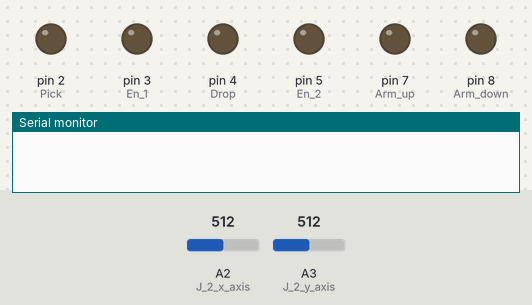
This sketch was run on a simulated Arduino Uno, built with avr-gcc and run on an emulated ATmega328P. Shown: output pins drawn as LEDs (lit = HIGH), the last lines printed to the serial monitor. Dashed ring = blinking. Inputs (shaded band) come from the test bench; at power-on: A2 (J_2_x_axis) = 512, A3 (J_2_y_axis) = 512.

Above: at 1.2 s.
1.3 s: A2 (J_2_x_axis) set to 22
2.8 s: A2 (J_2_x_axis) set to 18
At 3.1 s:
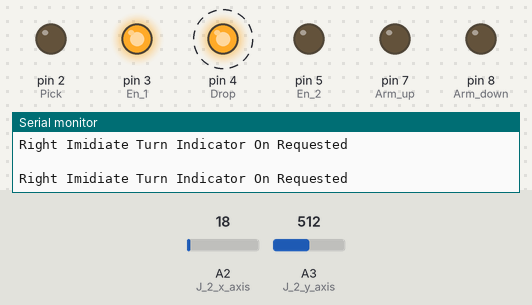
5.8 s: A3 (J_2_y_axis) set to 22
8.8 s: A3 (J_2_y_axis) set to 17
At 9.01 s:
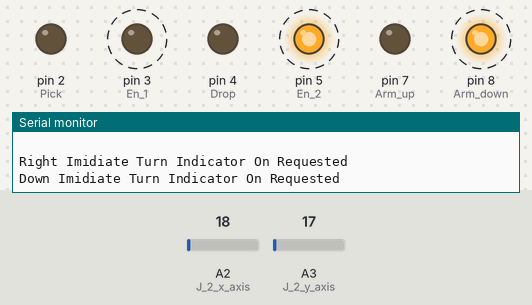
Timing chart, 0 to 12.8 s (numbered marks = the images above; inputs shaded):
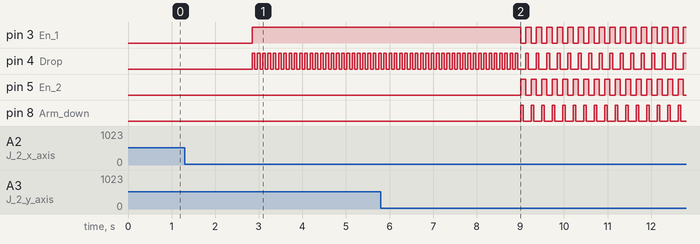

The sketch:

VCU_v01.ino
```cpp
//Pick Drop controlles
// Enable 1 works for pick and drop
int Pick=2;        // IN 1
int Drop=4;        // IN  2

//Enable 2 works for up and down
int Arm_up=7;     // IN3
int Arm_down=8;   // IN4

//Enable pins
int En_1=3;
int En_2=5;

//Input JoyPad _____2
int J_1_x_axis = A0;
int J_1_y_axis = A1;
int J_2_x_axis = A2;
int J_2_y_axis = A3;

void setup() {
  Serial.begin(9600);
pinMode(J_1_x_axis,INPUT_PULLUP);
pinMode(J_1_y_axis,INPUT_PULLUP);
pinMode(J_2_x_axis,INPUT_PULLUP);
pinMode(J_2_y_axis,INPUT_PULLUP);

//Pick & drop attrib
pinMode(Arm_up,OUTPUT);
pinMode(Arm_down,OUTPUT);
pinMode(Pick,OUTPUT);
pinMode(Drop,OUTPUT);
//Enable pins Attrib set
pinMode(En_1,OUTPUT);
pinMode(En_2,OUTPUT);
}

void loop() {
   int P_D=analogRead(J_2_x_axis);
     //Serial.println(I_T_I_in);
     int P_D_in=map(P_D, 217, 19, 0, 10);
    // Serial.println(P_D_in);

 int U_D=analogRead(J_2_y_axis);
     //Serial.println(I_T_I_in);
     int U_D_in=map(U_D, 217, 19, 0, 10);
    // Serial.println(U_D_in);

   switch (P_D_in) {
        case 0:
        //Left_turn();
        //delay(1000);
         Serial.println("Pick Imidiate Turn Indicator On Requested");
     digitalWrite(En_1,HIGH);  //Enable Channel 1
        digitalWrite(En_2,LOW);  //Enable Channel 2

        //Feed POWER to LEDs

        digitalWrite(Pick,HIGH);  // Generate on OUT 2 ----> +12v
        delay(60);
        digitalWrite(Pick,LOW);  // Generate on OUT 2 ----> +12v
        delay(60);
        break;
        case 10:
        // Right_turn();
         Serial.println("Right Imidiate Turn Indicator On Requested");
         digitalWrite(En_1,HIGH);  //Enable Channel 1
        digitalWrite(En_2,LOW);  //Enable Channel 2

        //Feed POWER to LEDs

        digitalWrite(Drop,HIGH);  // Generate on OUT 2 ----> +12v
        delay(60);
        digitalWrite(Drop,LOW);  // Generate on OUT 2 ----> +12v
        delay(60);
        break;

default:
Serial.println("  ");
}
 switch (U_D_in) {
        case 0:
        //Left_turn();
        //delay(1000);
         Serial.println("UP Imidiate Turn Indicator On Requested");
     digitalWrite(En_1,LOW);  //Enable Channel 1
        digitalWrite(En_2,HIGH);  //Enable Channel 2

        //Feed POWER to LEDs

        digitalWrite(Arm_up,HIGH);  // Generate on OUT 2 ----> +12v
        delay(60);
        digitalWrite(Arm_up,LOW);  // Generate on OUT 2 ----> +12v
        delay(60);
        break;
        case 10:
        // Right_turn();
         Serial.println("Down Imidiate Turn Indicator On Requested");
         digitalWrite(En_1,LOW);  //Enable Channel 1
        digitalWrite(En_2,HIGH);  //Enable Channel 2

        //Feed POWER to LEDs

        digitalWrite(Arm_down,HIGH);  // Generate on OUT 2 ----> +12v
        delay(60);
        digitalWrite(Arm_down,LOW);  // Generate on OUT 2 ----> +12v
        delay(60);
        break;

default:
Serial.println("  ");
}

}

void Left_turn()
{

//full_E_ON();
digitalWrite(En_1,HIGH);  //Enable Channel 1
digitalWrite(En_2,LOW);  //Enable Channel 2


//Feed POWER to LEDs

digitalWrite(Arm_up,HIGH);  // Generate on OUT 2 ----> +12v
delay(60);
digitalWrite(Arm_down,HIGH);  // Generate on OUT 2 ----> +12v
delay(60);


}

void Right_turn()
{

//
digitalWrite(En_1,LOW);  //Enable Channel 1
digitalWrite(En_2,HIGH);  //Enable Channel 2


//

digitalWrite(Drop,HIGH);  // Generate on OUT 2 ----> +12v
delay(60);
digitalWrite(Drop,HIGH);  // Generate on OUT 2 ----> +12v
delay(60);


}
```

Measured:
- the behaviour switches between 20 and 19 on A2 (J_2_x_axis) (found by bisection; images 0 and 1)
- the behaviour switches between 20 and 19 on A3 (J_2_y_axis) (found by bisection; images 1 and 2)
- after the input at 2.8 s, pin 3 (En_1): LOW → HIGH after 0.05 s; pin 4 (Drop): alternates HIGH for 0.06 s and LOW for 0.06 s, starting after 0.05 s
- after the input at 8.8 s, pin 3 (En_1), pin 5 (En_2): alternates HIGH for 0.12 s and LOW for 0.12 s, starting after 0.21 s; pin 8 (Arm_down): alternates HIGH for 0.06 s and LOW for 0.18 s, starting after 0.21 s
